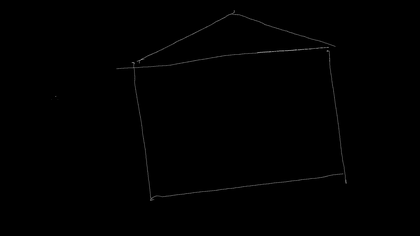
%> input picture test_pic_erosion/coursepathreader/5629652273987584.tif, 420 x 236 px, shrunk from 1920 x 1080 before the run; its folder holds only this picture in this run
$ octave NOtsample_normalization.m   (GNU Octave 9; MATLAB toolbox functions it lacks are replaced by stand-ins)
%> lines starting %> are read from the running program, lines starting %| are printed output that depends on the picture; in (x1, y1, x2, y2) boxes, pixels count from 0 and x2, y2 are one past the last pixel; in counts of white or black regions, pixels touching at a corner belong together; the program's own positions count from 1
allFile = dir('*.tif');

for k=1:1:length(allFile)

    %-----------------------------取出每個.tif前面的字串，用來命名之後.point-------------
   temp=(allFile(k).name);
   howlong=findstr(allFile(k).name,'.tif');
   newname=temp(1:howlong-1);

    %----------------------------------------------------------------------
    pic=imread(allFile(k).name);
%> pic is the input picture: size 236x420 uint8; min 0, max 131, mean 0.7
    pic=pic>0;
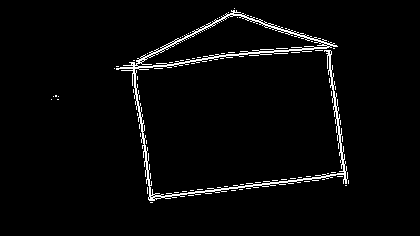
%> pic: size 236x420 logical; 3.1% white in thin lines or dots, all inside (x1, y1, x2, y2) = (51, 8, 349, 203)
    [x,y]=find(pic);
%> x = 3047 values from 9 to 203; y = 3047 values from 52 to 349

    mx=0;


    num=1:1:length(x);
%> num = 3047 values from 1 to 3047
    x=x(floor(num));
%> x = 3047 values, max 203 at index 641, min 9 at index 1515, mean 100.8
    y=y(floor(num));


    for xi=1:1:length(x)
        [xs,n]=max(sqrt((x-x(xi)).*(x-x(xi))+(y-y(xi)).*(y-y(xi))));
        if xs>mx
            xx1=xi;
            xx2=n;
            mx=xs;
        end
    end
%> this loop made 3047 passes
%> (xs, xx1, xx2, mx) on pass 1: (308.7, 1, 3047, 308.7)
%> xs on passes 2 to 7: 307.6, 305.9, 305.6, 305, 304.7, 302.9
    x=x-mean(x);
%> x = 3047 values, max 102.2 at index 641, min -91.79 at index 1515, mean 3.88e-15
    y=y-mean(y);
%> y = 3047 values from -184.1 to 112.9
    x=x/mx;
%> x = 3047 values, max 0.331 at index 641, min -0.297 at index 1515, mean 1.4e-17
    y=y/mx;
%> y = 3047 values from -0.596 to 0.366
         subplot(1,length(allFile),k),plot(y,-x,'.'),axis equal,axis tight
%> after `axis tight`:
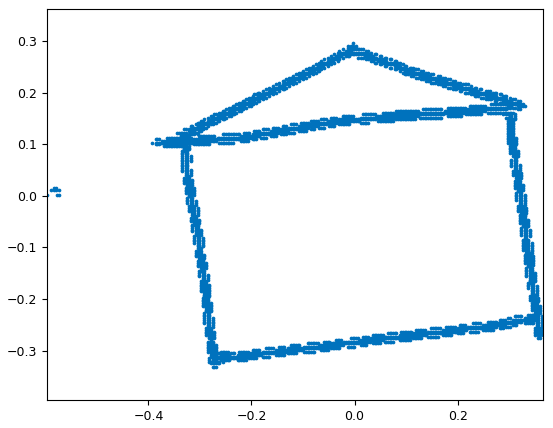
%> figure redrawn from the program's plot data
    sx=[x,y];
    fnMat = allFile(k).name;

      %open link file
    fpLink = fopen([ newname '.point' ], 'wt' );
    fprintf( fpLink, 'Model=%d\n', size(sx,1) );
    for i=1:size(sx,1)
        fprintf( fpLink, '%d\t%25.20f\t%25.20f\n', i-1, sx(i, 1), sx(i, 2) );
    end;
    clear sx;

    fclose( fpLink );

 %   fclose( fpLink );
end

$ run again, on test_pic_erosion/coursepathreader/5670405876482048.tif
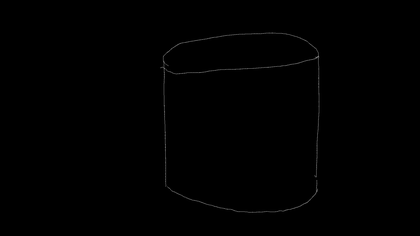
%> input picture test_pic_erosion/coursepathreader/5670405876482048.tif, 420 x 236 px, shrunk from 1920 x 1080 before the run
%> pic is the input picture: size 236x420 uint8; min 0, max 128, mean 0.6
%> `pic=pic>0;`:
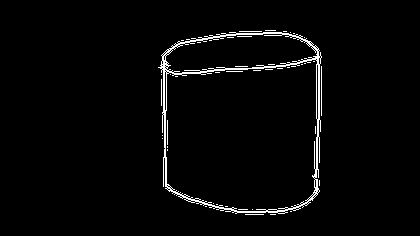
%> pic: size 236x420 logical; 2.6% white in thin lines or dots, all inside (x1, y1, x2, y2) = (158, 30, 322, 215)
%> `[x,y]=find(pic);`: x = 2561 values from 31 to 215; y = 2561 values from 159 to 322
%> num = 2561 values from 1 to 2561
%> `x=x(floor(num));`: x = 2561 values, max 215 at index 1298, min 31 at index 1480, mean 110.6
%> the loop `for xi=1:1:length(x)` made 2561 passes
%> (xs, n, xx1, xx2, mx) on passes 1, 6: (203.5, 2294, 1, 2294, 203.5), (209.3, 1985, 6, 1985, 209.3)
%> after the loop `for xi=1:1:length(x)`: mx = 209.4; xx1 = 443; xx2 = 1960
%> `x=x-mean(x);`: x = 2561 values, max 104.4 at index 1298, min -79.59 at index 1480, mean 7.1e-16
%> `y=y-mean(y);`: y = 2561 values from -84.89 to 78.11
%> `x=x/mx;`: x = 2561 values, max 0.499 at index 1298, min -0.38 at index 1480, mean 6.24e-18
%> `y=y/mx;`: y = 2561 values from -0.405 to 0.373
%> `axis tight`:
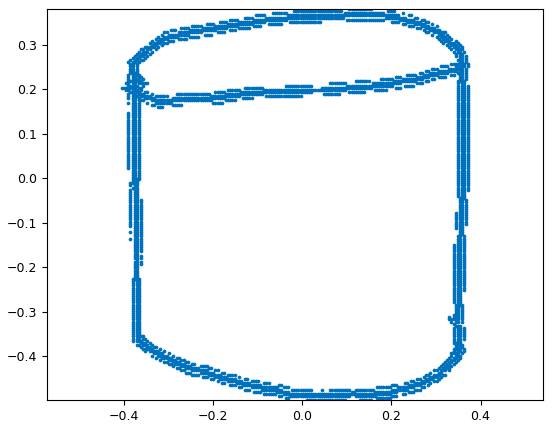
%> figure redrawn from the program's plot data
%> sx = 2561 rows, first 12: [-0.203 -0.405; -0.203 -0.401; -0.213 -0.396; -0.203 -0.396; -0.199 -0.396; -0.261 -0.391; -0.232 -0.391; -0.227 -0.391; -0.222 -0.391; -0.218 -0.391; -0.213 -0.391; -0.208 -0.391]

$ run again, on test_pic_erosion/coursepathreader/5759409141579776.tif
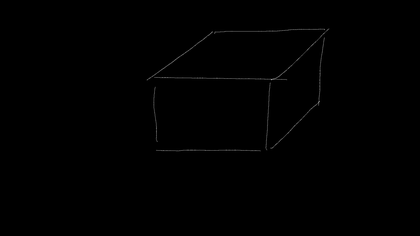
%> input picture test_pic_erosion/coursepathreader/5759409141579776.tif, 420 x 236 px, shrunk from 1920 x 1080 before the run
%> pic is the input picture: size 236x420 uint8; min 0, max 155, mean 0.6
%> `pic=pic>0;`:
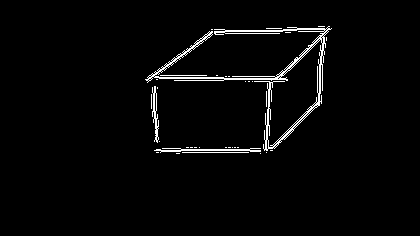
%> pic: size 236x420 logical; 2.6% white in thin lines or dots, all inside (x1, y1, x2, y2) = (145, 26, 332, 154)
%> `[x,y]=find(pic);`: x = 2528 values from 27 to 154; y = 2528 values from 146 to 332
%> num = 2528 values from 1 to 2528
%> `x=x(floor(num));`: x = 2528 values, max 154 at index 437, min 27 at index 2234, mean 86.74
%> the loop `for xi=1:1:length(x)` made 2528 passes
%> (xs, mx) on passes 1, 28, 29, 30, 31, 32, 33, 34: (192.9, 192.9), (193.1, 193.1), (193.5, 193.5), (193.9, 193.9), (194.2, 194.2), (194.6, 194.6), (195, 195), (195.4, 195.4)
%> after the loop `for xi=1:1:length(x)`: mx = 215; xx1 = 120
%> `x=x-mean(x);`: x = 2528 values, max 67.26 at index 437, min -59.74 at index 2234, mean 1.44e-15
%> `y=y-mean(y);`: y = 2528 values from -99.33 to 86.67
%> `x=x/mx;`: x = 2528 values, max 0.313 at index 437, min -0.278 at index 2234, mean 1.69e-17
%> `y=y/mx;`: y = 2528 values from -0.462 to 0.403
%> `axis tight`:
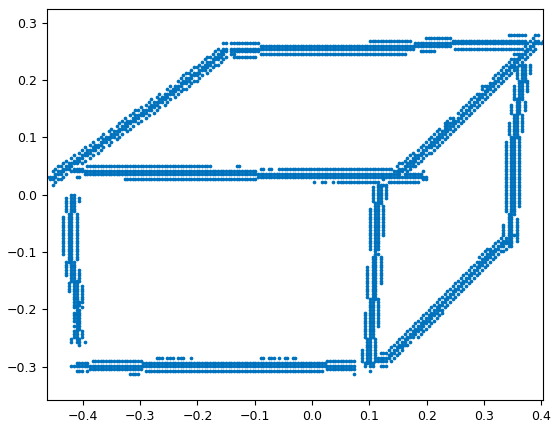
%> figure redrawn from the program's plot data
%> sx = 2528 rows, first 12: [-0.0314 -0.462; -0.0314 -0.457; -0.0267 -0.457; -0.0407 -0.453; -0.0314 -0.453; -0.0267 -0.453; -0.0174 -0.453; -0.0453 -0.448; -0.036 -0.448; -0.0314 -0.448; -0.0221 -0.448; -0.05 -0.443]

$ run again, on test_pic_erosion/coursepathreader/6198976764182528.tif
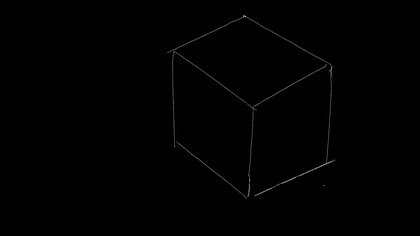
%> input picture test_pic_erosion/coursepathreader/6198976764182528.tif, 420 x 236 px, shrunk from 1920 x 1080 before the run
%> pic is the input picture: size 236x420 uint8; min 0, max 160, mean 0.7
%> `pic=pic>0;`:
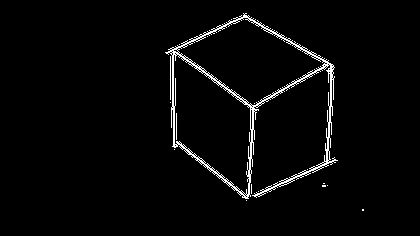
%> pic: size 236x420 logical; 2.8% white in thin lines or dots, all inside (x1, y1, x2, y2) = (165, 13, 364, 211)
%> `[x,y]=find(pic);`: x = 2780 values from 14 to 211; y = 2780 values from 166 to 364
%> num = 2780 values from 1 to 2780
%> `x=x(floor(num));`: x = 2780 values, max 211 at index 2778, min 14 at index 1132, mean 107.3
%> the loop `for xi=1:1:length(x)` made 2780 passes
%> (xs, xx1, xx2, mx) on pass 1: (253.3, 1, 2780, 253.3)
%> `x=x-mean(x);`: x = 2780 values, max 103.7 at index 2778, min -93.28 at index 1132, mean 8.51e-15
%> `y=y-mean(y);`: y = 2780 values from -87.12 to 110.9
%> `x=x/mx;`: x = 2780 values, max 0.409 at index 2778, min -0.368 at index 1132, mean 2.43e-17
%> `y=y/mx;`: y = 2780 values from -0.344 to 0.438
%> `axis tight`:
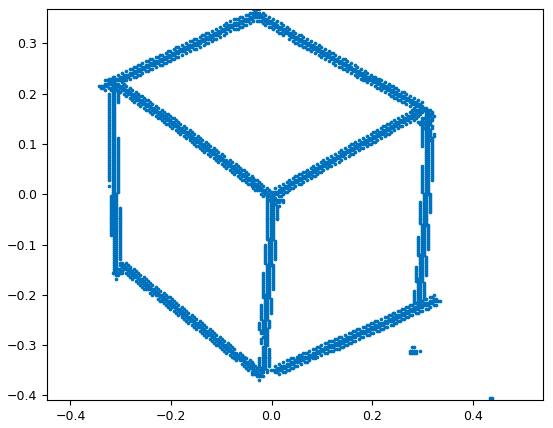
%> figure redrawn from the program's plot data
%> sx = 2780 rows, first 12: [-0.214 -0.344; -0.214 -0.34; -0.21 -0.34; -0.214 -0.336; -0.21 -0.336; -0.226 -0.332; -0.218 -0.332; -0.214 -0.332; -0.206 -0.332; -0.226 -0.328; -0.218 -0.328; -0.214 -0.328]

$ run again, on test_pic_erosion/coursepathreader/5632908932939776.tif
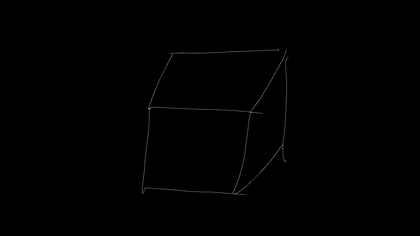
%> input picture test_pic_erosion/coursepathreader/5632908932939776.tif, 420 x 236 px, shrunk from 1920 x 1080 before the run
%> pic is the input picture: size 236x420 uint8; min 0, max 133, mean 0.6
%> `pic=pic>0;`:
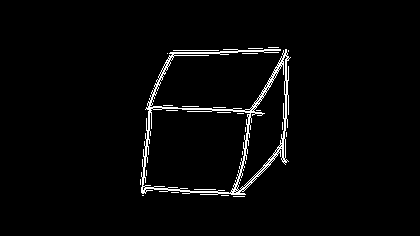
%> pic: size 236x420 logical; 2.7% white in thin lines or dots, all inside (x1, y1, x2, y2) = (140, 47, 291, 197)
%> `[x,y]=find(pic);`: x = 2686 values from 48 to 197; y = 2686 values from 141 to 291
%> num = 2686 values from 1 to 2686
%> `x=x(floor(num));`: x = 2686 values, max 197 at index 1313, min 48 at index 2044, mean 121
%> the loop `for xi=1:1:length(x)` made 2686 passes
%> (xs, mx) on passes 1, 2, 3, 4, 5, 6, 12, 13: (196.3, 196.3), (197, 197), (197.6, 197.6), (198.3, 198.3), (199, 199), (199.6, 199.6), (200.9, 200.9), (201.6, 201.6)
%> `x=x-mean(x);`: x = 2686 values, max 75.95 at index 1313, min -73.05 at index 2044, mean 1.69e-15
%> `y=y-mean(y);`: y = 2686 values from -81.61 to 68.39
%> `x=x/mx;`: x = 2686 values, max 0.369 at index 1313, min -0.355 at index 2044, mean 1.98e-17
%> `y=y/mx;`: y = 2686 values from -0.397 to 0.332
%> `axis tight`:
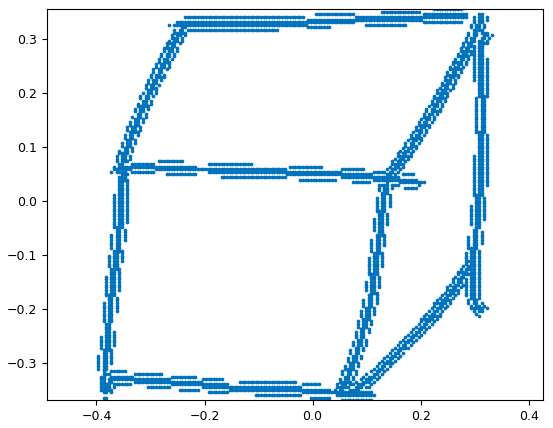
%> figure redrawn from the program's plot data
%> sx = 2686 rows, first 12: [0.286 -0.397; 0.291 -0.397; 0.296 -0.397; 0.301 -0.397; 0.306 -0.397; 0.311 -0.397; 0.252 -0.392; 0.257 -0.392; 0.262 -0.392; 0.267 -0.392; 0.272 -0.392; 0.325 -0.392]
